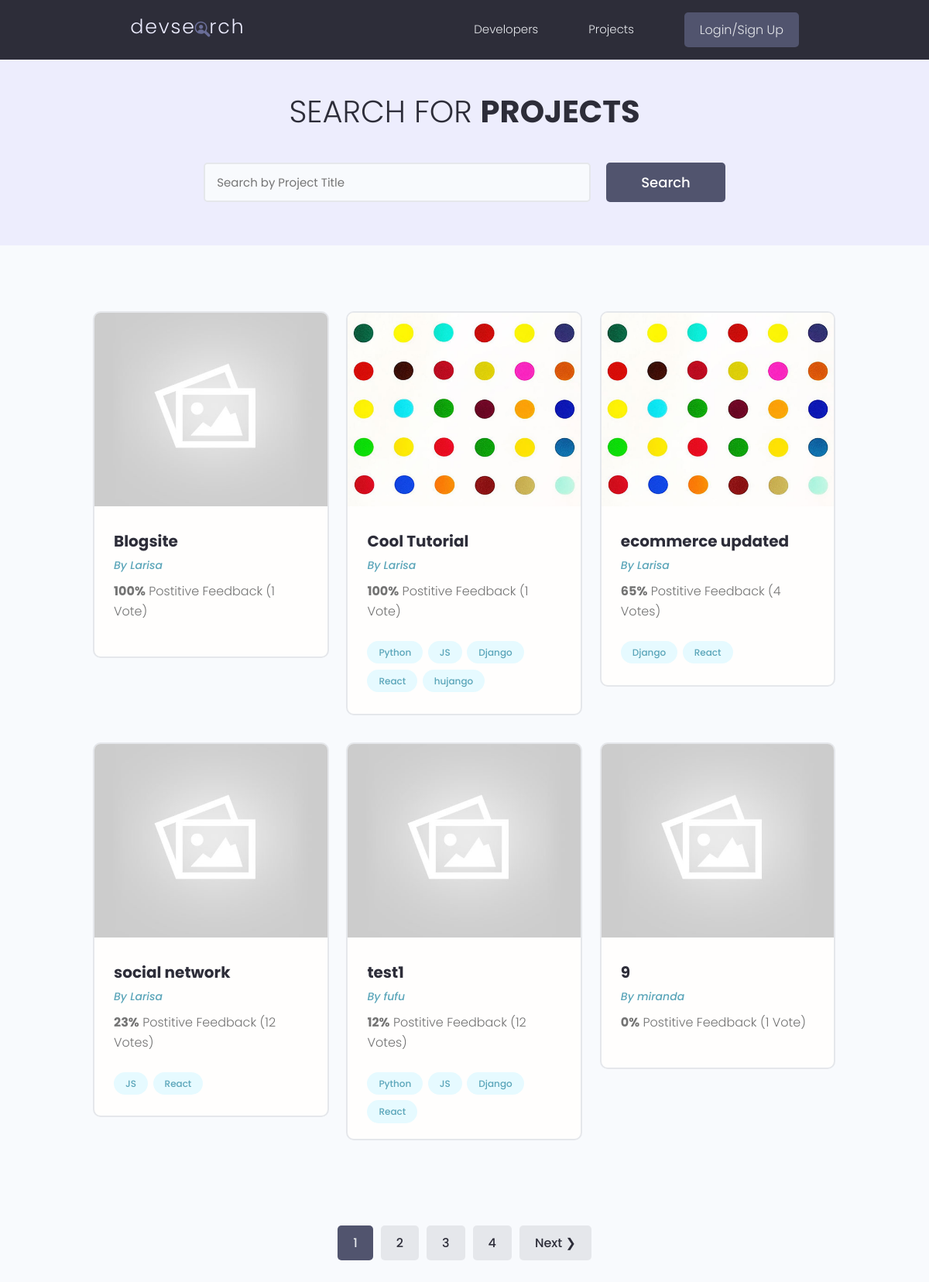
/projects/, run on the app's committed database.
### projects/models.py (models this page shows, shortened)
class Project(models.Model):
    owner = models.ForeignKey(Profile, null=True, blank=True, on_delete=models.CASCADE)
    title = models.CharField(max_length=200)
    description = models.TextField(null=True, blank=True)
    featured_image = models.ImageField(null=True, blank=True, default="default.jpg")
    demo_link = models.CharField(max_length=2000, null=True, blank=True)
    source_link = models.CharField(max_length=2000, null=True, blank=True)
    tags = models.ManyToManyField('Tag', blank=True)
    vote_total = models.IntegerField(default=0, null=True, blank=True)
    vote_ratio = models.IntegerField(default=0, null=True, blank=True)
    created = models.DateTimeField(auto_now_add=True)
    id = models.UUIDField(default=uuid.uuid4, unique=True, primary_key=True, editable=False)
    class Meta:
        ordering = ['-vote_ratio', '-vote_total', 'title']
    @property
    def imageURL(self):
        try:
            url = self.featured_image.url
        except:
            url = ''
        return url

class Tag(models.Model):
    name = models.CharField(max_length=200)
    created = models.DateTimeField(auto_now_add=True)
    id = models.UUIDField(default=uuid.uuid4, unique=True, primary_key=True, editable=False)
    def __str__(self):
        return self.name

### users/models.py (models this page shows, shortened)
class Profile(models.Model):
    user = models.OneToOneField(User, on_delete=models.CASCADE, null=True, blank=True)
    name = models.CharField(max_length=200, blank=True, null=True)
    email = models.EmailField(max_length=500, blank=True, null=True)
    username = models.CharField(max_length=200, blank=True, null=True)
    location = models.CharField(max_length=200, blank=True, null=True)
    short_info = models.CharField(max_length=200, blank=True, null=True)
    bio = models.TextField(blank=True, null=True)
    profile_image = models.ImageField(null=True, blank=True, upload_to='profiles/', default='profiles/user-default.jpg')
    social_github = models.CharField(max_length=200, blank=True, null=True)
    social_twitter = models.CharField(max_length=200, blank=True, null=True)
    social_linkedin = models.CharField(max_length=200, blank=True, null=True)
    social_youtube = models.CharField(max_length=200, blank=True, null=True)
    social_website = models.CharField(max_length=200, blank=True, null=True)
    created = models.DateTimeField(auto_now_add=True)
    id = models.UUIDField(default=uuid.uuid4, unique=True, primary_key=True, editable=False)
    class Meta:
        ordering = ['created']

### projects/views.py (the view)
# urls.py: path('projects/', views.getProjects),
def projects(request):
    projects, search_query = searchProjects(request)
    custom_range, projects = paginateProjects(request, projects, 6)
    context = {'projects': projects, 'search_query': search_query, 'custom_range': custom_range}
    return render(request, 'projects/projects.html', context )

### projects/utils.py (called while the page is built)
def paginateProjects(request, projects, results):
    page = request.GET.get('page')
    paginator = Paginator(projects, results)
    try:
        projects = paginator.page(page)
    except PageNotAnInteger:
        page = 1
        projects = paginator.page(page)
    except EmptyPage:
        page = paginator.num_pages
        projects = paginator.page(page)
    leftIndex = (int(page) - 4)
    if leftIndex < 1:
        leftIndex = 1
    rightIndex = (int(page) + 5)
    if rightIndex > paginator.num_pages:
        rightIndex = paginator.num_pages + 1
    custom_range = range(leftIndex, rightIndex)
    return custom_range, projects

def searchProjects(request):
    search_query = ''
    if request.GET.get('search_query'):
        search_query = request.GET.get('search_query')
    tags = Tag.objects.filter(name__icontains=search_query)
    projects = Project.objects.distinct().filter(
        Q( title__icontains=search_query) |
        Q( description__icontains=search_query) |
        Q( owner__name__icontains=search_query) |
        Q( tags__in=tags)
    )
    return projects, search_query

### projects/templates/projects/projects.html (shortened to what this page needs)
{% extends 'main.html' %}
{% block content %}
<main class="projects">
    <section class="hero-section text-center">
      <div class="container container--narrow">
        <div class="hero-section__box">
          <h2>Search for <span>Projects</span></h2>
        </div>
        <div class="hero-section__search">
          <form id="searchForm" class="form" action="{% url 'projects' %}" method="get">
            <div class="form__field">
              <input class="input input--text" id="formInput#search" type="text" name="search_query"
                placeholder="Search by Project Title" value="{{search_query}}" />
            </div>
            <input class="btn btn--sub btn--lg" type="submit" value="Search" />
          </form>
        </div>
      </div>
    </section>
    <section class="projectsList">
      <div class="container">
        <div class="grid grid--three">
        {% for project in projects %}
          <div class="column">
            <div class="card project">
              <a href="{% url 'project' project.id %}" class="project">
                <img class="project__thumbnail" src="{{ project.imageURL}}" alt="project thumbnail" />
                <div class="card__body">
                  <h3 class="project__title">{{project.title}}</h3>
                  <p><a class="project__author" href="{% url 'user-profile' project.owner.id %}">By {{project.owner.name}}</a></p>
                  <p class="project--rating">
                    <span style="font-weight: bold;">{{project.vote_ratio}}%</span> Postitive
                    Feedback ({{project.vote_total}} Vote{{project.vote_total|pluralize:"s"}})
                  </p>
                  <div class="project__tags">
                    {% for tag in project.tags.all %}
                    <span class="tag tag--pill tag--main">
                        <small>{{ tag }}</small>
                    </span>
                    {% endfor %}
                  </div>
                </div>
              </a>
            </div>
          </div>
          {% endfor %}
        </div>
      </div>
    </section>
    {% include 'pagination.html'  with queryset=projects custom_range=custom_range %}
  </main>
{% endblock content %}

### static/styles/app.css (style rules this page uses)
:root { --color-sub: #2d2d39; }
.btn--sub { background-color: var(--color-sub-light); }
.card { border: 2px solid var(--color-light); }
img { width: 100%; }
.hero-section { height: 40vh; display: flex; align-items: center; background-color: var(--color-sub); }
.hero-section__box { margin-bottom: 4rem; }
.hero-section__box > h2, .hero-section__box > h2 > span { font-size: 4rem; color: var(--color-light); line-height: 1.3; text-transform: uppercase; }
.hero-section__box > h2 { font-weight: 300; }
.hero-section__box > h2 > span { font-weight: 700; }
.hero-section__search > .form { display: flex; align-items: center; justify-content: center; gap: 2rem; }
.hero-section__search > .form input.input--text { width: 50rem; }
.project__author { font-size: 1.4rem; font-style: italic; }
.project--rating { margin-bottom: 1.6em; margin-top: .5em; }
.projects > .hero-section { background: var(--color-sub-lighter); height: 30vh; }
.projects .hero-section__box { margin-bottom: 2.5rem; }
.projects .hero-section__box > h2 { color: var(--color-sub); }
.projects .hero-section__box > h2 > span { font-weight: 700; color: var(--color-sub); }
.projectsList { margin-top: 8rem; }
.project__thumbnail { height: 25rem; object-fit: cover; object-position: top center; }
.project__title { font-size: 2rem; font-weight: 700; color: var(--color-sub); }

### static/uikit/styles/modules/_variables.css (style rules this page uses)
:root { --color-main: #5aa5b9; --color-main-light: #e6faff; --color-sub: #3f4156; --color-sub-light: #51546e; --color-sub-lighter: #ededfd; --color-text: #737373; --color-gray: #8b8b8b; --color-light: #e5e7eb; --color-light-gray: #767676; --color-bg: #f8fafd; --color-white: #fffefd; --color-white-light: #f3f3f3; --color-success: #359e64; --color-success-bg: #def8e8; --color-error: #fc4b0b; --color-error-bg: #fff2ee; --font-base: 'Poppins', arial, helvetica, 'Segoe UI', roboto, ubuntu, sans-serif; --font-monospace: 'Fira Code', 'Courier New', courier, monospace; --font-regular: 300; --font-medium: 500; --font-bold: 700; --generic-shadow: 1px 1px 5px #00000010; --generic-transition: all 0.3s ease-in-out; }

### static/uikit/styles/modules/_base.css (style rules this page uses)
* { margin: 0; padding: 0; box-sizing: border-box; text-rendering: optimizeLegibility; color: inherit; font-size: inherit; }
html { font-size: 50%; }
@media only screen and (min-width: 480px) { html { font-size: 56.25%; } }
@media only screen and (min-width: 1200px) { html { font-size: 62.5%; } }
body { line-height: 1.6; font-weight: 400; font-size: 1.5rem; color: var(--color-text); background-color: var(--color-bg); min-height: 100vh; }

### static/uikit/styles/modules/_typography.css (style rules this page uses)
* { font-family: var(--font-base); }
h2 { font-size: 3.6rem; font-weight: var(--font-bold); }
h3 { font-size: 3.2rem; font-weight: var(--font-medium); }
p, span, strong { font-size: 1.6rem; color: var(--color-text); font-weight: var(--font-regular); }
a { padding-bottom: 2px; text-decoration: none; display: inline-block; color: var(--color-main); font-weight: var(--font-medium); }

### static/uikit/styles/modules/_utilities.css (style rules this page uses)
.container { width: 92%; max-width: 165rem; margin: 0 auto; box-sizing: border-box; }
.container--narrow { width: 92%; max-width: 120rem; }
@media screen and (min-width: 1000px) { .container { width: 90%; } }
@media screen and (min-width: 1000px) { .container--narrow { width: 85%; } }
@media screen and (min-width: 1200px) { .container { width: 80%; } }
@media screen and (min-width: 1200px) { .container--narrow { width: 72%; } }
.text-center { text-align: center; }

### static/uikit/styles/modules/_button.css (style rules this page uses)
.btn { display: inline-block; position: relative; cursor: pointer; background-color: var(--color-light); font-weight: var(--font-medium); color: var(--color-sub); text-decoration: none; padding: 1rem 2rem; border-radius: 0.5rem; border: none; width: -webkit-fit-content; width: -moz-fit-content; width: fit-content; height: -webkit-fit-content; height: -moz-fit-content; height: fit-content; font-size: 1.6rem; outline-width: 0; outline-color: transparent; -webkit-backface-visibility: hidden; backface-visibility: hidden; transition: all 0.3s ease-in-out; }
.btn--sub { background-color: var(--color-sub); color: var(--color-white); }
.btn--lg { font-size: 1.8rem; padding: 1.2rem 4.5rem; }

### static/uikit/styles/modules/_card.css (style rules this page uses)
.card { border-radius: 1rem; background-color: var(--color-white); border: 1.5px solid var(--color-light); width: auto; height: auto; margin-top: 0.5rem; margin-bottom: 0.5rem; overflow: hidden; }
.card__body, .card__header { padding: 2rem 2.5rem; }

### data on the page
Project: imageURL (placeholder picture), title "Blogsite", owner.name "Larisa", vote_ratio "100", vote_total "1"
Project: imageURL (picture), title "Cool Tutorial", owner.name "Larisa", vote_ratio "100", vote_total "1"
Tag: name "Python"
Tag: name "JS"
Tag: name "Django"
Tag: name "React"
Tag: name "hujango"
Project: imageURL (picture), title "ecommerce updated", owner.name "Larisa", vote_ratio "65", vote_total "4"
Project: imageURL (placeholder picture), title "social network", owner.name "Larisa", vote_ratio "23", vote_total "12"
Project: imageURL (placeholder picture), title "test1", owner.name "fufu", vote_ratio "12", vote_total "12"
Project: imageURL (placeholder picture), title "9", owner.name "miranda", vote_ratio "0", vote_total "1"

### other printed values
{{ page }} "1"
{{ page }} "2" "3" "4"
